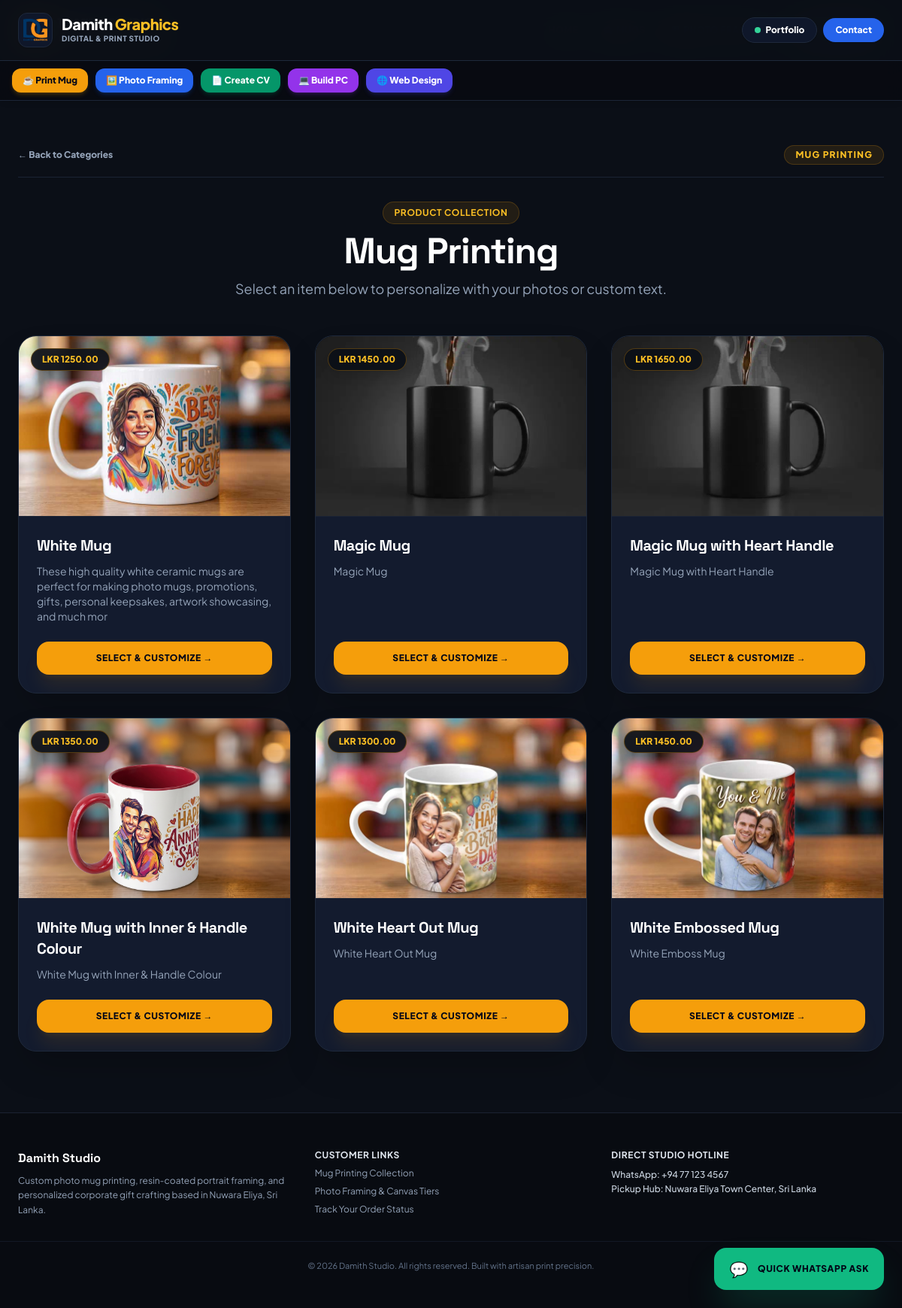
Page /studio/category/mugs/ on the committed database.
### studio/models.py (models this page shows, shortened)
class Category(models.Model):
  name = models.CharField(
      max_length=100, help_text="e.g., 'Mug Printing' or 'Photo Framing'"
  )
  slug = models.SlugField(
      max_length=100, unique=True, help_text="e.g., 'mugs' or 'photos'"
  )
  description = models.TextField(blank=True, null=True)
  icon_emoji = models.CharField(max_length=10, default='🎨')
  created_at = models.DateTimeField(auto_now_add=True)
  class Meta:
    verbose_name_plural = 'Categories'
    ordering = ['name']

class StudioItem(models.Model):
  title = models.CharField(max_length=200)
  category = models.ForeignKey(
      Category,
      on_delete=models.CASCADE,
      related_name='items',
      null=True,
      blank=True,
  )
  base_price = models.DecimalField(max_digits=10, decimal_places=2)
  featured_image = models.ImageField(upload_to='studio/items/')
  description = models.TextField()
  is_available = models.BooleanField(default=True)
  created_at = models.DateTimeField(auto_now_add=True)

### studio/views.py (the view)
# urls.py: path('category/<str:category>/', views.studio_showcase, name='showcase'),
def studio_showcase(request, category):
    category_obj = get_object_or_404(Category, slug=category)
    items = StudioItem.objects.filter(category=category_obj, is_available=True)
    return render(
        request,
        'studio/showcase.html',
        {
            'category': category_obj,
            'title': category_obj.name,
            'items': items,
        },
    )

### studio/templates/studio/showcase.html (shortened to what this page needs)
{% extends 'core/base.html' %}
{% load static %}
{% block content %}
<header id="main-header" class="fixed top-0 left-0 right-0 z-50 bg-[#0B0F17]/95 backdrop-blur-xl border-b border-slate-800/90 shadow-md transition-all duration-300">
    <div class="max-w-7xl mx-auto px-4 sm:px-6 h-20 flex items-center justify-between gap-4">
        <a href="/" class="flex items-center gap-3 group shrink-0">
            <div class="p-1.5 bg-slate-900 rounded-xl border border-slate-800 group-hover:bg-amber-500/10 group-hover:border-amber-500/30 transition duration-300 shadow-sm">
                <img src="{% static 'images/damith_graphics_logo.png' %}" alt="Damith Graphics Logo" class="w-8 h-8 object-contain">
            </div>
            <div>
                <p class="font-black text-xl text-white tracking-tight leading-none">Damith <span class="text-amber-400">Graphics</span></p>
                <span class="text-[10px] font-black text-slate-400 tracking-wider uppercase block mt-0.5">Digital & Print Studio</span>
            </div>
        </a>
        <div class="flex xl:hidden items-center gap-2">
            <a href="/#portfolio" class="inline-flex items-center gap-1.5 px-4 py-2 bg-slate-900 text-white text-xs font-black rounded-full shadow-sm border border-slate-800">
                <span class="w-2 h-2 rounded-full bg-emerald-400 animate-pulse"></span>
                <span>Portfolio</span>
            </a>
            <a href="/#contact" class="px-4 py-2 bg-blue-600 text-white text-xs font-black rounded-full shadow-sm">
                Contact
            </a>
        </div>
    </div>
    <div class="xl:hidden border-t border-slate-800 bg-[#080B11]/90 backdrop-blur-md px-4 py-2.5 overflow-x-auto no-scrollbar">
        <div class="flex items-center gap-2.5 text-xs font-black whitespace-nowrap min-w-max">
            <a href="{% url 'studio:showcase' 'mugs' %}" class="px-3.5 py-2 bg-amber-500 text-slate-950 rounded-xl shadow-md shadow-amber-500/20 active:scale-95 transition">☕ Print Mug</a>
            <a href="{% url 'studio:showcase' 'photos' %}" class="px-3.5 py-2 bg-blue-600 text-white rounded-xl shadow-md shadow-blue-600/20 active:scale-95 transition">🖼️ Photo Framing</a>
            <a href="https://cv200.lk" target="_blank" class="px-3.5 py-2 bg-emerald-600 text-white rounded-xl shadow-md shadow-emerald-600/20 active:scale-95 transition">📄 Create CV</a>
            <a href="https://gamegear.lk" target="_blank" class="px-3.5 py-2 bg-purple-600 text-white rounded-xl shadow-md shadow-purple-600/20 active:scale-95 transition">💻 Build PC</a>
            <a href="/#services" class="px-3.5 py-2 bg-indigo-600 text-white rounded-xl shadow-md shadow-indigo-600/20 active:scale-95 transition">🌐 Web Design</a>
        </div>
    </div>
</header>
<div class="pt-28 pb-20">
    <main class="max-w-7xl mx-auto px-6">
        <div class="flex items-center justify-between mb-8 pb-4 border-b border-slate-800/80">
            <a href="{% url 'studio:home' %}" class="inline-flex items-center gap-2 text-xs font-black text-slate-400 hover:text-amber-400 transition">
                <span>&larr; Back to Categories</span>
            </a>
            <span class="text-xs font-black uppercase tracking-widest text-amber-400 bg-amber-500/10 px-3.5 py-1 rounded-full border border-amber-500/20">
                {{ title }}
            </span>
        </div>
        <div class="text-center max-w-2xl mx-auto mb-12">
            <span class="px-3.5 py-1.5 rounded-full text-xs font-bold uppercase tracking-wider bg-amber-500/10 text-amber-400 border border-amber-500/20 inline-block mb-3">
                Product Collection
            </span>
            <h1 class="font-display text-3xl md:text-5xl font-black text-white tracking-tight leading-tight">
                {{ title }}
            </h1>
            <p class="text-slate-400 text-base md:text-lg mt-3 leading-relaxed">
                Select an item below to personalize with your photos or custom text.
            </p>
        </div>
        <div class="grid grid-cols-1 md:grid-cols-2 lg:grid-cols-3 gap-8">
            {% for item in items %}
            <div class="bg-[#131B2E] border border-slate-800 rounded-3xl overflow-hidden product-card flex flex-col justify-between shadow-2xl hover:border-amber-500/60 transition group">
                <div>
                    <div class="h-60 bg-[#0B0F17] overflow-hidden relative border-b border-slate-800/80">
                        {% if item.featured_image %}
                        <img src="{{ item.featured_image.url }}" alt="{{ item.title }}" class="w-full h-full object-cover group-hover:scale-105 transition duration-500">
                        {% else %}
                        <div class="w-full h-full flex items-center justify-center text-slate-600 font-bold text-xs uppercase tracking-wider">
                            No Preview Image
                        </div>
                        {% endif %}
                        <span class="absolute top-4 left-4 text-xs font-black uppercase text-amber-400 bg-[#0B0F17]/90 backdrop-blur-md px-3.5 py-1.5 rounded-full border border-amber-500/30 shadow-lg">
                            LKR {{ item.base_price }}
                        </span>
                    </div>
                    <div class="p-6">
                        <h3 class="font-display font-black text-white text-xl group-hover:text-amber-400 transition tracking-tight">
                            {{ item.title }}
                        </h3>
                        <p class="text-slate-400 text-xs md:text-sm mt-2.5 leading-relaxed">
                            {{ item.description }}
                        </p>
                    </div>
                </div>
                <div class="p-6 pt-0">
                    <a href="{% url 'studio:create_order' item.id %}" class="block w-full text-center py-3.5 bg-amber-500 hover:bg-amber-400 text-slate-950 font-black text-xs uppercase tracking-wider rounded-2xl shadow-xl shadow-amber-500/10 transition duration-300 active:scale-95">
                        Select & Customize &rarr;
                    </a>
                </div>
            </div>
            {% endfor %}
        </div>
    </main>
</div>
{% endblock %}

### core/templates/core/base.html (shortened to what this page needs)
{% load static %}
<!DOCTYPE html>
<html lang="en">
<head>
    <script src="https://cdn.tailwindcss.com"></script>
</head>
<body class="bg-[#0B0F17] text-slate-100 min-h-screen flex flex-col justify-between antialiased selection:bg-amber-500 selection:text-slate-950">
    <header class="border-b border-slate-800/80 bg-[#0B0F17]/90 backdrop-blur-xl sticky top-0 z-50">
        <div class="max-w-7xl mx-auto px-6 h-20 flex items-center justify-between">
            <a href="{% url 'studio:home' %}" class="flex items-center gap-3 group">
                <div class="w-10 h-10 rounded-xl bg-gradient-to-tr from-amber-500 to-amber-400 text-slate-950 font-black flex items-center justify-center text-lg shadow-lg shadow-amber-500/10 group-hover:scale-105 transition">
                </div>
                <div>
                    <span class="font-display font-bold text-lg text-white block tracking-tight leading-none">DAMITH STUDIO</span>
                    <span class="text-[10px] font-bold tracking-widest text-amber-500 uppercase block mt-1">Nuwara Eliya, Sri Lanka</span>
                </div>
            </a>
            <nav class="hidden md:flex items-center gap-8 text-xs font-bold uppercase tracking-wider text-slate-300">
                <a href="{% url 'studio:home' %}" class="hover:text-amber-400 transition">Home</a>
                <a href="{% url 'studio:showcase' 'mugs' %}" class="hover:text-amber-400 transition flex items-center gap-1.5">☕ Mugs</a>
                <a href="{% url 'studio:showcase' 'photos' %}" class="hover:text-amber-400 transition flex items-center gap-1.5">🖼️ Photo Framing</a>
                <a href="{% url 'studio:track_order' %}" class="px-4 py-2 rounded-xl bg-slate-800 hover:bg-slate-700 text-white border border-slate-700 transition">Track Order</a>
            </nav>
        </div>
    </header>
    <main class="flex-1">
        {% block content %}{% endblock %}
    </main>
    <a href="https://wa.me/94771234567?text=Hi%20Damith%20Studio!%20I%20have%20a%20question%20about%20your%20custom%20printing%20services."
       target="_blank"
       class="fixed bottom-6 right-6 z-50 bg-emerald-500 hover:bg-emerald-400 text-slate-950 font-black px-5 py-3.5 rounded-2xl shadow-2xl shadow-emerald-500/30 flex items-center gap-3 transition hover:scale-105 active:scale-95 text-xs tracking-wider uppercase">
        <span class="text-xl">💬</span>
        <span>Quick WhatsApp Ask</span>
    </a>
    <footer class="border-t border-slate-800/80 bg-[#080B11] py-12 text-slate-400 text-xs">
        <div class="max-w-7xl mx-auto px-6 grid grid-cols-1 md:grid-cols-3 gap-8">
            <div>
                <span class="font-display font-bold text-white text-base block mb-2">Damith Studio</span>
                <p class="leading-relaxed">Custom photo mug printing, resin-coated portrait framing, and personalized corporate gift crafting based in Nuwara Eliya, Sri Lanka.</p>
            </div>
            <div>
                <span class="font-bold text-slate-200 uppercase tracking-wider block mb-2">Customer Links</span>
                <ul class="space-y-2">
                    <li><a href="{% url 'studio:showcase' 'mugs' %}" class="hover:text-amber-400 transition">Mug Printing Collection</a></li>
                    <li><a href="{% url 'studio:showcase' 'photos' %}" class="hover:text-amber-400 transition">Photo Framing & Canvas Tiers</a></li>
                    <li><a href="{% url 'studio:track_order' %}" class="hover:text-amber-400 transition">Track Your Order Status</a></li>
                </ul>
            </div>
            <div>
                <span class="font-bold text-slate-200 uppercase tracking-wider block mb-2">Direct Studio Hotline</span>
                <p class="text-slate-300 font-medium leading-relaxed">WhatsApp: +94 77 123 4567<br>Pickup Hub: Nuwara Eliya Town Center, Sri Lanka</p>
            </div>
        </div>
        <div class="max-w-7xl mx-auto px-6 mt-8 pt-6 border-t border-slate-800/50 text-center text-[11px] text-slate-500">
            &copy; 2026 Damith Studio. All rights reserved. Built with artisan print precision.
        </div>
    </footer>
</body>
</html>

### core/templates/core/base.html (style rules this page uses)
body { font-family: 'Plus Jakarta Sans', sans-serif; }
.font-display { font-family: 'Space Grotesk', sans-serif; }

### rows in the picture
Category: name "MUG PRINTING", name "Mug Printing"
StudioItem: featured_image (picture), base_price "1250.00", title "White Mug", description "These high quality white ceramic mugs are perfect for making photo mugs, promotions, gifts, personal keepsakes, artwork showcasing, and much mor"
StudioItem: featured_image (picture), base_price "1450.00", title "Magic Mug", description "Magic Mug"
StudioItem: featured_image (picture), base_price "1650.00", title "Magic Mug with Heart Handle", description "Magic Mug with Heart Handle"
StudioItem: featured_image (picture), base_price "1350.00", title "White Mug with Inner & Handle Colour", description "White Mug with Inner & Handle Colour"
StudioItem: featured_image (picture), base_price "1300.00", title "White Heart Out Mug", description "White Heart Out Mug"
StudioItem: featured_image (picture), base_price "1450.00", title "White Embossed Mug", description "White Emboss Mug"
